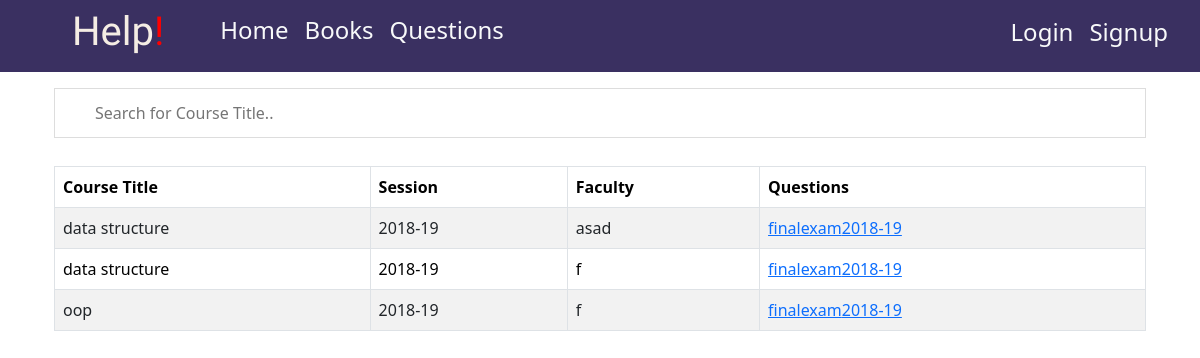
The page /question/ on the database as committed earlier.
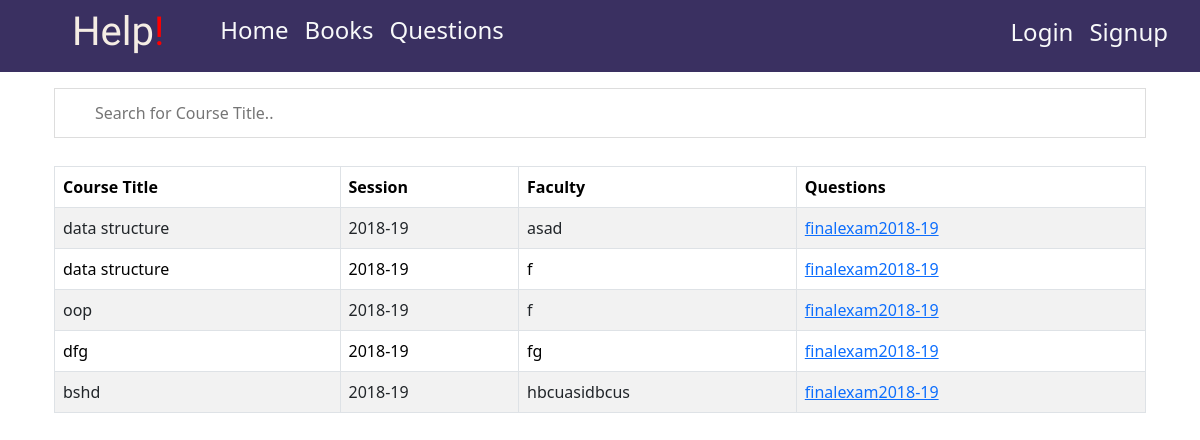
The same page on the database as committed later.
### questions/models.py (models this page shows)
class Course(models.Model):
    Course_title=models.ForeignKey(course_title, on_delete=models.CASCADE)
    sessions = models.ForeignKey('Session', on_delete=models.CASCADE)
    exam_type=models.CharField(max_length=100)

class Session(models.Model):
    faculty = models.CharField(max_length=250)
    date = models.CharField(max_length=100)
    file = models.FileField(upload_to='pdfs/')

### books/models.py (models this page shows)
class course_title(models.Model):
    name=models.CharField(max_length=250)
    def __str__(self):
        return self.name

### questions/views.py (the view)
# urls.py: path('question/', views.question, name='question')
def question(request):
    qs=Course.objects.all()
    context={'ques':qs}
    return render(request, 'question.html', context)

### templates/question.html (shortened to what this page needs)
{% extends 'master.html' %}
{% block content %}
    <div class="container mt-3">
      <input type="text" id="myInput" onkeyup="myFunction()" placeholder="Search for Course Title..">
      <table id="myTable" class="table table-striped table-bordered mt-3">
        <thead >
          <tr>
            <th>Course Title</th>
            <th>Session</th>
            <th>Faculty</th>
            <th>Questions</th>
          </tr>
        </thead>
        <tbody>
          {%for q in ques %}
          <tr>
            <td >{{q.Course_title}}</td>
            <td>{{q.sessions.date}}</td>
            <td>{{q.sessions.faculty}}</td>
            <td><a href="{{q.sessions.file.url}}" download>{{q.exam_type}}{{q.sessions.date}}</a></td>
          </tr>
          {% endfor %}
        </tbody>
      </table>
    </div>
{% endblock %}

### templates/master.html (shortened to what this page needs)
<!DOCTYPE html>
{% load static %}
<html>
<head>
  {% load bootstrap5 %}
  {% bootstrap_css %}
  <link rel="stylesheet" href="{% static 'style.css' %}" />
    <link rel="stylesheet"
      href="https://cdnjs.cloudflare.com/ajax/libs/bootstrap-icons/1.7.2/font/bootstrap-icons.min.css">
    <link
      href="https://cdn.jsdelivr.net/npm/bootstrap@5.0.2/dist/css/bootstrap.min.css"
      rel="stylesheet"
>
    </head>
</head>
<body style="color:black;">
    <nav class="navbar navbar-expand" style="background-color:rgb(58, 48, 97); color:rgb(245, 237, 228)" >
        <div class="container-fluid">
          <div class="collapse navbar-collapse" id="mynavbar">
            <ul class="navbar-nav me-auto">
              <li class="nav-item ms-5" style="font-family: Audiowide, sans-serif;">
                <h1>Help</h1>
              </li>
              <li class="nav-item-default me-5" style="font-family: Audiowide, sans-serif;">
                <h1 style="color:red">!</h1>
              </li>
              <li class="nav-item ">
                <a class="nav-link h4 link-light " href="/">Home</a>
              </li>
              <li class="nav-item ">
                <a class="nav-link h4 link-light " href="/books/">Books</a>
              </li>
              <li class="nav-item ">
                <a class="nav-link h4 link-light " href="/question/">Questions </a>
              </li>
            </ul>
            <ul class="navbar-nav d-flex">
             {% if user.is_authenticated %}
            <li class="nav-item">
              <a class="nav-link {% if request.path == '/profile/' %}active{% endif %}" href="/">{{user.username}}</a>
            </li>
            <li class="nav-item">
              <a class="nav-link text-danger {% if request.path == '/logout/' %}active{% endif %}" href="/logout/">Logout</a>
            </li>
            {% else %}
                <li class="nav-item">
                    <a class="nav-link h4 link-light" href="/login">Login </a>
                  </li>
                  <li class="nav-item">
                    <a class="nav-link h4 link-light" href="/signup">Signup </a>
                  </li>
              {%endif%}
                </ul>
          </div>
        </div>
      </nav>
  {% block content %}
  {% endblock %}
</body>
</html>

### static/style.css (style rules this page uses)
#myInput { background-image: url('/css/searchicon.png'); background-position: 10px 12px; background-repeat: no-repeat; width: 100%; font-size: 16px; padding: 12px 20px 12px 40px; border: 1px solid #ddd; margin-bottom: 12px; }

Rows that differ between the two databases and show on the page:
added Course: Course_title "dfg", sessions "2018-19", sessions.faculty "fg", exam_type "finalexam"
added Course: Course_title "bshd", sessions "2018-19", sessions.faculty "hbcuasidbcus", exam_type "finalexam"
